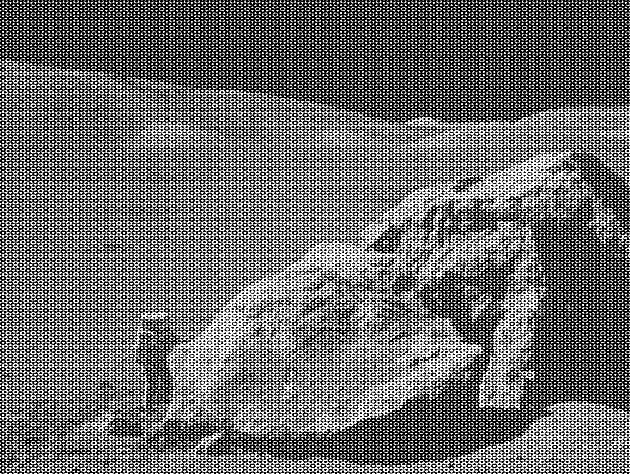
#> input picture DIP3E_Original/CH05_Images/Fig0516(a)(applo17_boulder_noisy).tif, 630 x 474 px
$ python 'NG05-Bandpass(Bandreject)Filtering.py'
#> lines starting #> are read from the running program, lines starting #| are printed output that depends on the picture
#!/usr/bin/env python

# 频率域 - 带通滤波器
# H_bp(u,v) = 1 - H_br(u,v)
#

import cv2
import numpy as np
import matplotlib.pyplot as plt

# [48 lines left out: functions fft_im, apply_bbp, not called in this run]

def show_hist(im, plot):
    hist = cv2.calcHist([im], [0], None, [256], [0, 256])
    # [5 lines of commented-out code are left out]
    return hist

if __name__ == '__main__':
    # 获取不到一个准确的频谱
    im = cv2.imread('CH05_Images/Fig0516(a)(applo17_boulder_noisy).tif')
#> im is the input picture: shape (474, 630, 3); min 0, max 255, mean 108.1
    rows, cols = im.shape[:2]
#> rows = 474; cols = 630
    figure = plt.figure()
    hist = show_hist(im, None)
#> in show_hist, `hist = cv2.calcHist([im], [0], None, [256], [0, 256])`: hist = 256 values, max 99336 at index 0, min 405 at index 239, mean 1166.5
    plt.title("Grayscale Histogram")
    plt.xlabel("Bins")
    plt.plot(hist)
    plt.xlim([0,256])
    # [26 lines of commented-out code are left out]

    plt.show()
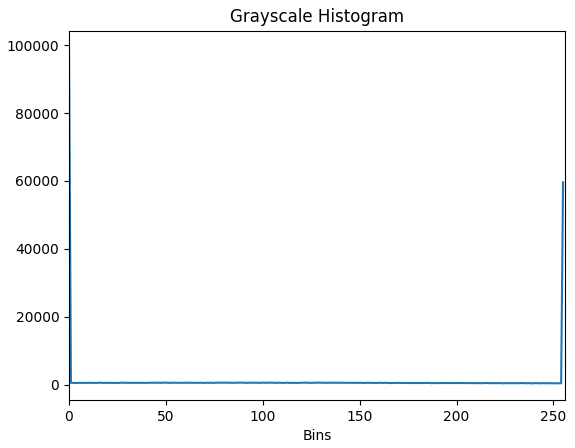
#> figure drawn by matplotlib, 1 panel; curve peaks at x = 0, y = 99336
